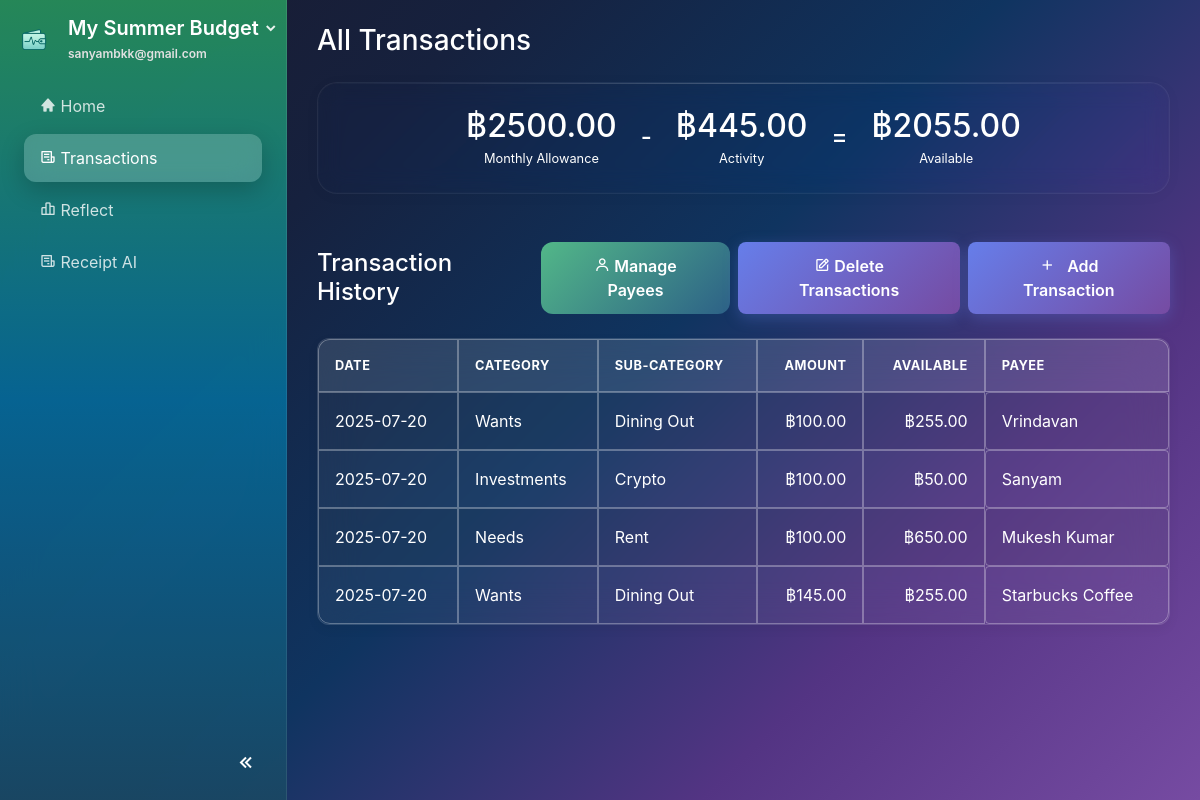
Page /transactions (signed in) on the earlier database version.
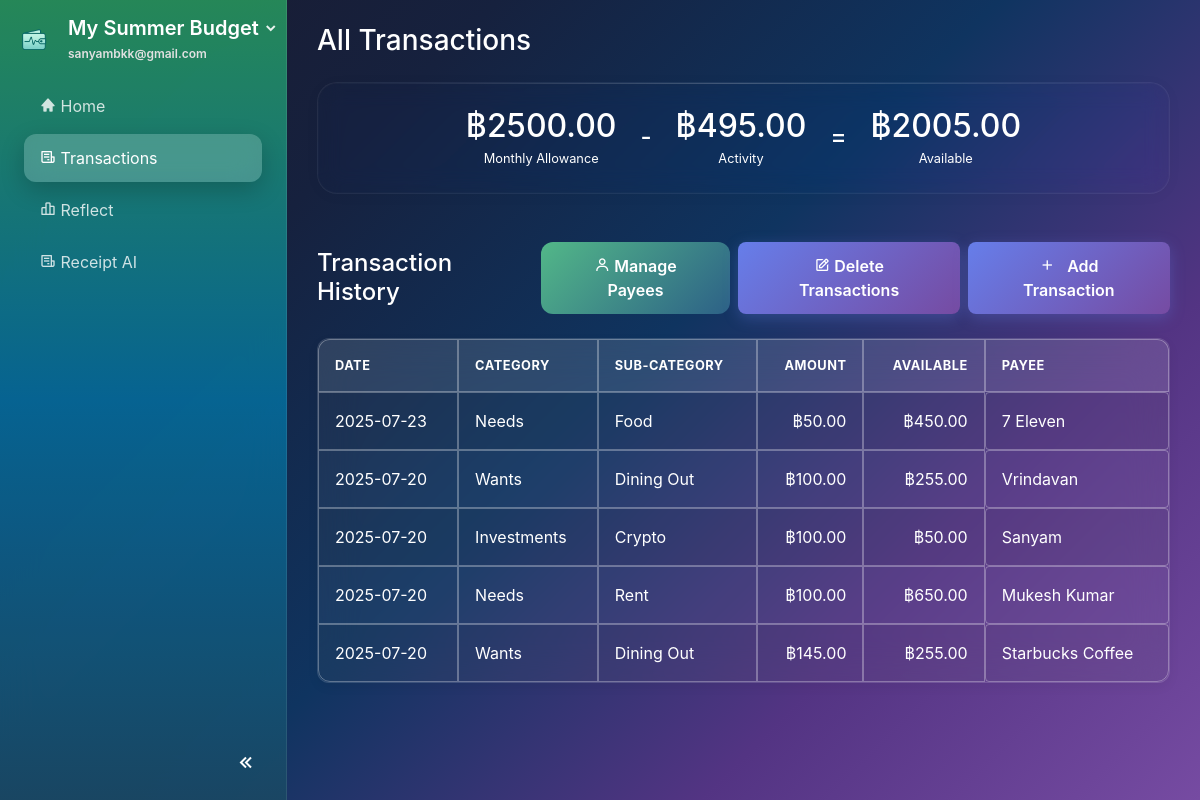
Same page on the later database version.
### website/models.py (models this page shows, shortened)
class Transaction(db.Model):
    id = db.Column(db.Integer, primary_key=True)
    description = db.Column(db.String(200), nullable=False)
    amount = db.Column(db.Float, nullable=False)
    transaction_date = db.Column(db.DateTime(timezone=True), default=func.now())
    category_id = db.Column(db.Integer, db.ForeignKey('budget_category.id'), nullable=False)
    payee_id = db.Column(db.Integer, db.ForeignKey('payee.id'), nullable=True)
    plan_id = db.Column(db.Integer, db.ForeignKey('plan.id'), nullable=False)
    created_date = db.Column(db.DateTime(timezone=True), default=func.now())
    source_type = db.Column(db.String(20), default='manual')  # 'manual', 'receipt'
    user_notes = db.Column(db.Text, nullable=True)  # User's payment notes for categorization
    plan = db.relationship('Plan', backref=db.backref('transactions', lazy=True, cascade="all, delete-orphan"))
    payee = db.relationship('Payee', backref=db.backref('transactions', lazy=True))

class BudgetCategory(db.Model):
    id = db.Column(db.Integer, primary_key=True)
    name = db.Column(db.String(100), nullable=False)
    icon = db.Column(db.String(50), default='bx-category')
    main_category = db.Column(db.String(50), nullable=False)  # 'needs', 'wants', 'bills', 'investments'
    assigned_amount = db.Column(db.Float, default=0.0)
    spent_amount = db.Column(db.Float, default=0.0)
    plan_id = db.Column(db.Integer, db.ForeignKey('plan.id'), nullable=False)
    created_date = db.Column(db.DateTime(timezone=True), default=func.now())
    plan = db.relationship('Plan', backref=db.backref('categories', lazy=True, cascade="all, delete-orphan"))
    transactions = db.relationship('Transaction', backref='category', lazy=True, cascade="all, delete-orphan")
    @property
    def available_amount(self):
        return self.assigned_amount - self.spent_amount

class Payee(db.Model):
    id = db.Column(db.Integer, primary_key=True)
    name = db.Column(db.String(100), nullable=False)
    plan_id = db.Column(db.Integer, db.ForeignKey('plan.id'), nullable=False)
    created_date = db.Column(db.DateTime(timezone=True), default=func.now())
    plan = db.relationship('Plan', backref=db.backref('payees', lazy=True, cascade="all, delete-orphan"))

### website/views.py (the view)
@views.route('/transactions')
@login_required
def transactions():
    plan = current_user.active_plan
    if not plan:
        flash("No active plan found.", 'error')
        return redirect(url_for('views.home'))
    monthly_allowance = plan.monthly_income or 0.0
    today = datetime.now()
    start_of_month = datetime(today.year, today.month, 1)
    end_of_month = start_of_month + timedelta(days=32)
    end_of_month = datetime(end_of_month.year, end_of_month.month, 1)
    activity_sum = db.session.query(func.sum(Transaction.amount)).filter(
        Transaction.plan_id == plan.id,
        Transaction.transaction_date >= start_of_month,
        Transaction.transaction_date < end_of_month
    ).scalar() or 0.0
    activity_total = abs(activity_sum)  # Convert to positive value for display
    available = monthly_allowance - activity_total
    return render_template(
        'transactions.html',
        monthly_allowance=monthly_allowance,
        activity_total=activity_total,
        available=available,
        transactions=db.session.query(Transaction).filter(
            Transaction.plan_id==plan.id,
            Transaction.transaction_date>=start_of_month,
            Transaction.transaction_date<end_of_month
        ).order_by(Transaction.transaction_date.desc()).all(),
        payees=[{'id': p.id, 'name': p.name} for p in plan.payees]
    )

### website/templates/transactions.html (shortened to what this page needs)
{% extends "base.html" %}
{% block content %}
<div class="container-fluid mt-4">
    <h3 class="page-title mb-4">All Transactions</h3>
    <div class="card glass p-4 d-flex flex-row align-items-center justify-content-center balances-display mb-5">
        <div class="text-center mx-4 mb-3 mb-lg-0">
            <h2 class="text-success mb-0">฿{{ "%.2f"|format(monthly_allowance) }}</h2>
            <small class="text-muted">Monthly Allowance</small>
        </div>
        <div class="h4 mb-0 text-muted">-</div>
        <div class="text-center mx-4 mb-3 mb-lg-0">
            <h2 class="text-danger mb-0">฿{{ "%.2f"|format(activity_total) }}</h2>
            <small class="text-muted">Activity</small>
        </div>
        <div class="h4 mb-0 text-muted">=</div>
        <div class="text-center mx-4 mb-3 mb-lg-0">
            <h2 class="text-primary mb-0">฿{{ "%.2f"|format(available) }}</h2>
            <small class="text-muted">Available</small>
        </div>
    </div>
    <div class="d-flex justify-content-between align-items-center mb-4">
        <h4 class="mb-0">Transaction History</h4>
        <div class="d-flex gap-2">
            <button class="btn btn-primary mr-2" id="managePayeesBtn" data-toggle="modal" data-target="#managePayeesModal">
                <i class="bx bx-user"></i> Manage Payees
            </button>
            <button class="btn btn-primary mr-2" id="manageTransactionsBtn" data-toggle="modal" data-target="#manageTransactionsModal">
                <i class="bx bx-edit"></i> Delete Transactions
            </button>
            <button class="btn btn-primary" id="addTransactionBtn" data-toggle="modal" data-target="#addTransactionModal">
                <i class="bx bx-plus"></i> Add Transaction
            </button>
        </div>
    </div>
    <div class="transactions-table-container">
        <div class="table-responsive">
        <table id="transactionsTable" class="table table-striped table-bordered">
            <thead class="thead-light">
                <tr>
                    <th>Date</th>
                    <th>Category</th>
                    <th>Sub-Category</th>
                    <th class="text-right">Amount</th>
                    <th class="text-right">Available</th>
                    <th>Payee</th>
                </tr>
            </thead>
            <tbody>
                {% for tx in transactions %}
                <tr data-transaction-id="{{ tx.id }}">
                    <td>{{ tx.created_date.strftime('%Y-%m-%d') }}</td>
                    <td>{{ tx.category.main_category.capitalize() }}</td>
                    <td>{{ tx.category.name }}</td>
                    <td class="text-right">฿{{ "%.2f"|format(tx.amount|abs) }}</td>
                    <td class="text-right">฿{{ "%.2f"|format(tx.category.available_amount) }}</td>
                    <td class="payee-cell" role="button" tabindex="0" data-current-payee="{{ tx.payee.id if tx.payee else '' }}">
                        {{ tx.payee.name if tx.payee else 'Select…' }}
                    </td>
                </tr>
                {% endfor %}
            </tbody>
        </table>
        </div>
    </div>
</div>
{% endblock %}

Differences in the rows shown:
added Transaction: created_date "2025-07-23", category.main_category "Needs", category.name "Food", amount|abs "50.00", payee "7 Eleven"
now on this page (row edited): BudgetCategory: category.available_amount "450.00"
Other differences:
{{ "%.2f"|format(activity_total) }}: "445.00" → "495.00"
{{ "%.2f"|format(available) }}: "2055.00" → "2005.00"
